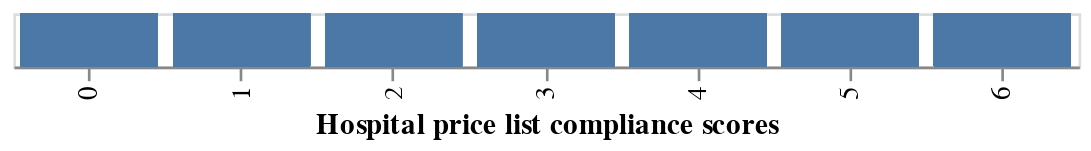

This figure's notebook cell:
### Code cell
import altair as alt

alt.Chart(source).mark_bar().encode(
    alt.X('total:N', title = 'Hospital price list compliance scores')
    y = 
).properties(width = 400)

### Figure 1 — Vega-Lite specification as saved in the notebook (floating-point values rounded to 4 significant figures; data arrays with more than 128 entries replaced by an {"elided": "..."} marker saying what was removed)
{"config": {"view": {"continuousWidth": 400, "continuousHeight": 300}}, "data": {"name": "data-b7c95a8c35f6732929ef51f66c7764f2"}, "mark": "bar", "encoding": {"x": {"field": "total", "title": "Hospital price list compliance scores", "type": "nominal"}}, "width": 400, "$schema": "https://vega.github.io/schema/vega-lite/v4.17.0.json", "datasets": {"data-b7c95a8c35f6732929ef51f66c7764f2": {"elided": "424 records"}}}
